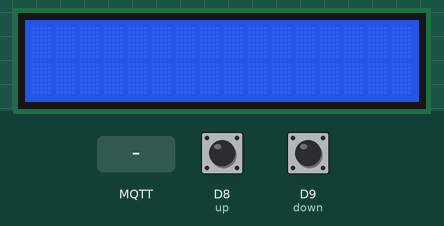
A sketch run on a simulated Arduino Uno R4 WiFi. Parts: 16×2 character LCD. The test bench sets the inputs (shaded band); at power-on: D8 (up) HIGH, D9 (down) LOW. WiFi joins after 1.5 s; servers stay silent unless stated; no MQTT or app messages arrive unless stated; what the sketch prints to the serial monitor is not drawn.

Above: at 2.9 s.
3.0 s: MQTT message "smooth" arrives on the first subscribed topic
At 4.0 s:
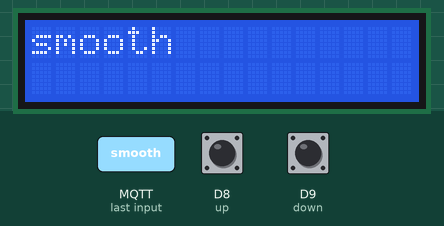
4.5 s: MQTT message "block" arrives on the first subscribed topic
At 5.1 s:
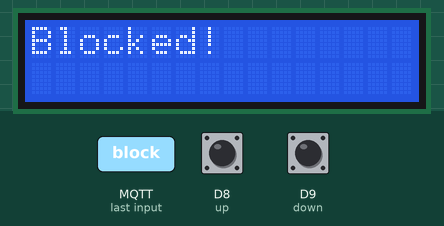
6.0 s: MQTT message "1" arrives on the first subscribed topic
At 6.3 s:
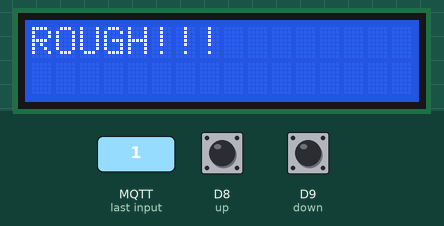
Timing chart, 0 to 9.0 s (numbered marks = the images above; inputs shaded):
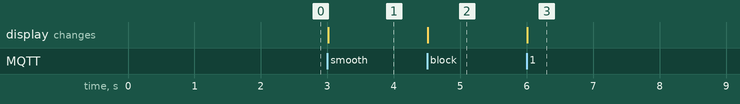

The sketch:

TD-remote.ino
```cpp
#include <WiFiS3.h>
#include <MQTTClient.h>
#include <LiquidCrystal_I2C.h>

LiquidCrystal_I2C lcd(0x27, 16, 2);

const char WIFI_SSID[] = "";     // CHANGE TO YOUR WIFI SSID
const char WIFI_PASSWORD[] = "";  // CHANGE TO YOUR WIFI PASSWORD

const char MQTT_BROKER_ADRRESS[] = "mqtt-dashboard.com";  // CHANGE TO MQTT BROKER'S ADDRESS
//const char MQTT_BROKER_ADRRESS[] = "192.168.0.11";  // CHANGE TO MQTT BROKER'S IP ADDRESS
const int MQTT_PORT = 1883;
const char MQTT_CLIENT_ID[] = "TD-car-Sender";  // CHANGE IT AS YOU DESIRE
const char MQTT_USERNAME[] = "";              // CHANGE IT IF REQUIRED, empty if not required
const char MQTT_PASSWORD[] = "";              // CHANGE IT IF REQUIRED, empty if not required

// The MQTT topics that Arduino should publish/subscribe
const char PUBLISH_TOPIC[] = "TD-car/car";       // topic สำหรับส่งค่าให้รถ
const char SUBSCRIBE_TOPIC[] = "TD-car/remote";  // topic สำหรับรับค่าจากรถ

const int PUBLISH_INTERVAL = 100;  // 100 millisec

WiFiClient network;
MQTTClient mqtt = MQTTClient(256);

unsigned long lastPublishTime = 0;

const int up = 8;
const int down = 9;
const int left = 10;
const int right = 11;

void setup() {
  lcd.init();
  lcd.backlight();
  Serial.begin(9600);
  pinMode(up,INPUT);
  pinMode(down,INPUT);
  pinMode(left,INPUT);
  pinMode(right,INPUT);

  int status = WL_IDLE_STATUS;
  while (status != WL_CONNECTED) {
    Serial.print("Arduino UNO R4 - Attempting to connect to SSID: ");
    Serial.println(WIFI_SSID);
    // Connect to WPA/WPA2 network. Change this line if using open or WEP network:
    status = WiFi.begin(WIFI_SSID, WIFI_PASSWORD);

    // wait 10 seconds for connection:
    delay(100);
  }
  // print your board's IP address:
  Serial.print("IP Address: ");
  Serial.println(WiFi.localIP());

  connectToMQTT();
}

void loop() {
  mqtt.loop();

  if (millis() - lastPublishTime > PUBLISH_INTERVAL) {
    sendToMQTT();
    lastPublishTime = millis();
  }
  // Serial.println(digitalRead(up));

}

void connectToMQTT() {
  // Connect to the MQTT broker
  mqtt.begin(MQTT_BROKER_ADRRESS, MQTT_PORT, network);

  // Create a handler for incoming messages
  mqtt.onMessage(messageReceived);

  Serial.print("Arduino UNO R4 - Connecting to MQTT broker");

  while (!mqtt.connect(MQTT_CLIENT_ID, MQTT_USERNAME, MQTT_PASSWORD)) {
    Serial.print(".");
    delay(100);
  }
  Serial.println();

  if (!mqtt.connected()) {
    Serial.println("Arduino UNO R4 - MQTT broker Timeout!");
    return;
  }

  // Subscribe to a topic, the incoming messages are processed by messageHandler() function
  if (mqtt.subscribe(SUBSCRIBE_TOPIC))
    Serial.print("Arduino UNO R4 - Subscribed to the topic: ");
  else
    Serial.print("Arduino UNO R4 - Failed to subscribe to the topic: ");

  Serial.println(SUBSCRIBE_TOPIC);
  Serial.println("Arduino UNO R4 - MQTT broker Connected!");
}

void sendToMQTT() {
  String val_str;
  if(digitalRead(up) == 0){
    val_str = "up";
  }else if(digitalRead(down) == 0){
    val_str = "down";
  }else if(digitalRead(left) == 0){
    val_str = "left";
  }else if(digitalRead(right) == 0){
    val_str = "right";
  }else{
    return;
  }
  char messageBuffer[10];
  val_str.toCharArray(messageBuffer, 10);
  mqtt.publish(PUBLISH_TOPIC, messageBuffer);
  Serial.println("Arduino UNO R4 - sent to MQTT:");
  Serial.print("- topic: ");
  Serial.println(PUBLISH_TOPIC);
  Serial.print("- payload:");
  Serial.println(messageBuffer);
}

void messageReceived(String &topic, String &payload) {
  Serial.println("Arduino UNO R4 - received from MQTT:");
  Serial.println("- topic: " + topic);
  Serial.println("- payload:");
  Serial.println(payload);
  lcd.setCursor(0, 0);
  if(payload == "smooth"){
    lcd.print("smooth  ");
  }else if(payload == "block"){
    lcd.print("Blocked!");
  }
  else{
    lcd.print("ROUGH!!!");
  }
  lcd.write(byte(6));
}
```

Measured:
- after the input at 3.0 s, the display: changes at once (image 1)
- after the input at 4.5 s, the display: changes at once (image 2)
- after the input at 6.0 s, the display: changes at once (image 3)
